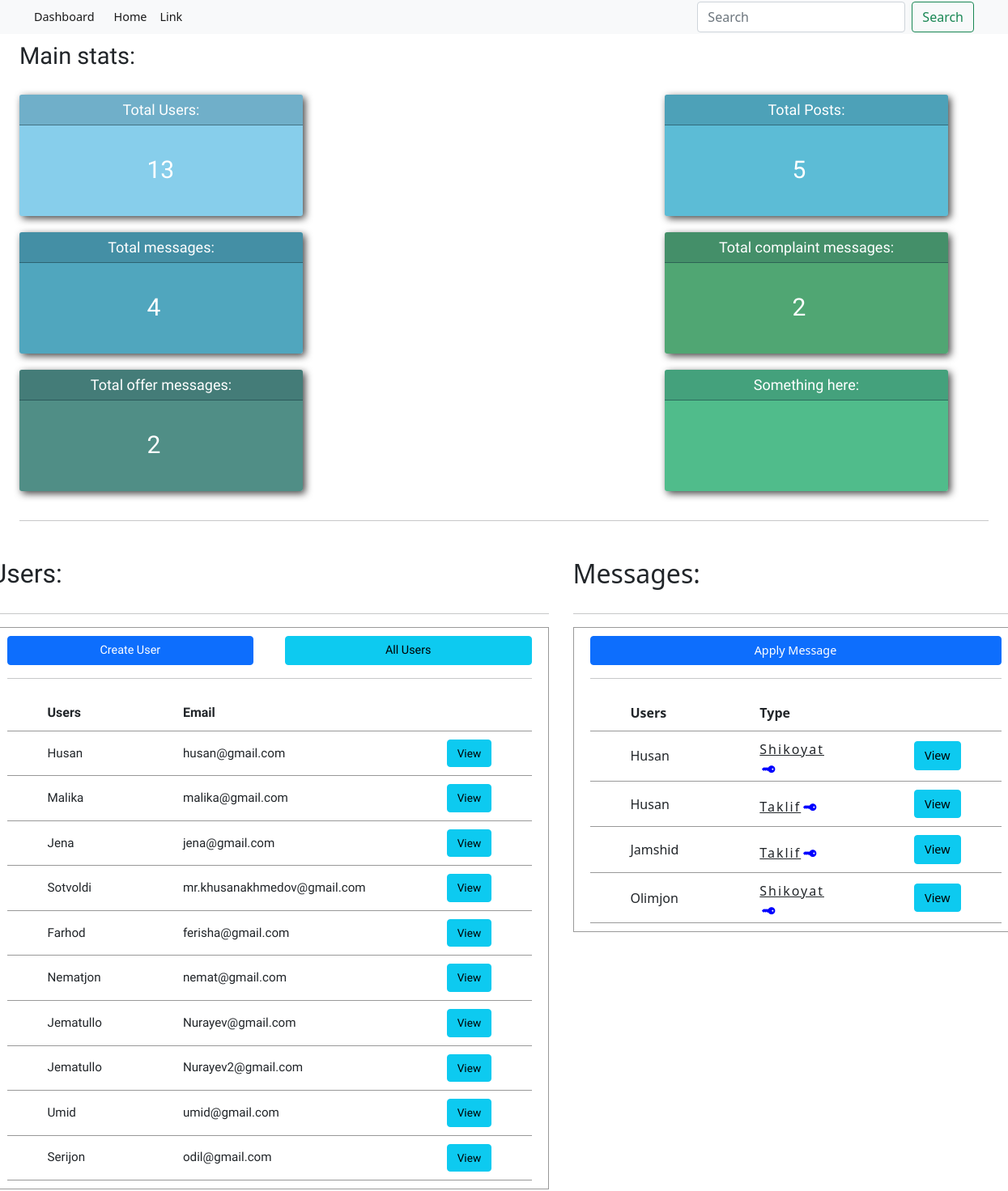
Before: /dashboard/ (upper part) with the older database file.
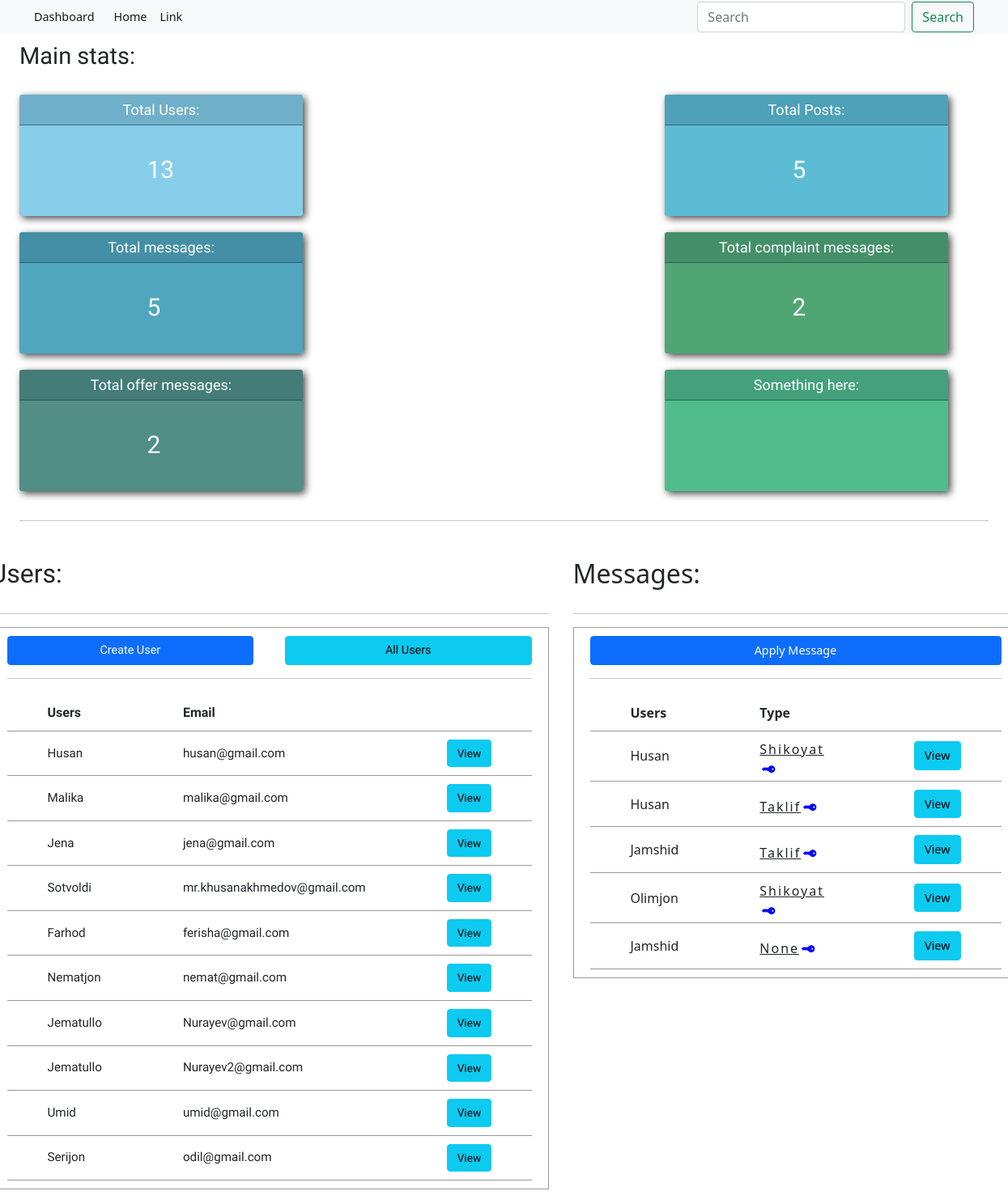
After: the same page with the newer database file.
### apps/portfolio/models.py (models this page shows, shortened)
class User(AbstractUser):
    is_organiser = models.BooleanField(default=False)
    is_agent = models.BooleanField(default=False)
    username = None
    email = models.EmailField(unique=True)
    USERNAME_FIELD = 'email'
    REQUIRED_FIELDS = []

class Contact(models.Model):
    class Meta:
        verbose_name = "Contact"
        verbose_name_plural = "Contact Us"
    TAKLIF = "TK"
    SHIKOYAT = "SK"
    CONTACT_CHOICES = [
        (TAKLIF, "Taklif"),
        (SHIKOYAT, "Shikoyat")
    ]
    your_name = models.CharField(max_length=100)
    email = models.EmailField()
    message = models.TextField(max_length=600)
    category = models.ForeignKey(Contact_category, null=True, default=None, on_delete=models.CASCADE, related_name="category_contact")
    contact_choices = models.CharField(max_length=2, choices=CONTACT_CHOICES, default=TAKLIF)

class Contact_category(models.Model):
    class Meta:
        verbose_name = "Contact Category"
        verbose_name_plural = "Category Contact"
    name = models.CharField(max_length=70)
    def __str__(self):
        return self.name

### apps/dashboard/views.py (the view)
# urls.py: path("", views.dashboard, name='dashboard_home'),
def dashboard(request):
    users = Users.objects.count()
    posts = Post.objects.count()
    contact = Contact.objects.count()
    contact_objects = Contact.objects.all()
    all_users = Users.objects.all().order_by('id')[:10]
    complaints = Contact.objects.filter(category__name='Shikoyat').count()
    offers = Contact.objects.filter(category__name='Taklif').count()
    context = {
        "users": users,
        "posts": posts,
        "contact": contact,
        "all_users": all_users,
        "contact_objects": contact_objects,
        "complaints": complaints,
        "offers": offers
    }
    return render(request, 'dashboard/pages/dashboard.html', context)

### templates/dashboard/pages/dashboard.html (shortened to what this page needs)
{% extends 'dashboard/pages/base.html' %}
{% load static %}
{% block content %}
<link rel="stylesheet" href="https://cdnjs.cloudflare.com/ajax/libs/font-awesome/6.1.2/css/all.min.css" />
<link rel="stylesheet" href="{% static 'css/dashboard.css' %}">
<div class="container">
    <div class="heading">
        <h1>Main stats:</h1>
    </div>
    <div class="main-stats">
        <div class="stats">
            <p>Total Users:</p>
            <h1>{{ users }}</h1>
        </div>
        <div class="stats">
            <p>Total Posts:</p>
            <h1>{{ posts }}</h1>
        </div>
        <div class="stats">
            <p>Total messages:</p>
            <h1>{{ contact }}</h1>
        </div>
        <div class="stats">
            <p>Total complaint messages:</p>
            <h1>{{ complaints }}</h1>
        </div>
        <div class="stats">
            <p>Total offer messages:</p>
            <h1>{{ offers }}</h1>
        </div>
        <div class="stats">
            <p>Something here:</p>
        </div>
    </div>
    <hr>
</div>
<section class="first_line">
    <section class="users">
        <h2>Users:</h2>
        <hr>
        <div class="users_section">
            <div class="users_link">
                <a class="btn btn-primary" href="{% url 'dashboard:create_user' %}">Create User</a>
                <a class="btn btn-info" href="{% url 'dashboard:create_user' %}">All Users</a>
            </div>
            <table>
                <tr class="bordered">
                    <th>Users</th>
                    <th>Email</th>
                    <th></th>
                    <hr>
                </tr>
                {% for all in all_users %}
                <tr>
                    <td>{{ all.first_name }}</td>
                    <td>{{ all.email }}</td>
                    <td><a class="btn btn-info" href="#">View</a></td>
                </tr>
                {% endfor %}
            </table>
        </div>
    </section>
    <section class="messages">
        <h2>Messages:</h2>
        <hr>
        <div class="messages_section">
            <a class="btn btn-primary" href="#">Apply Message</a>
            <table>
                <tr class="bordered">
                    <th>Users</th>
                    <th>Type</th>
                    <th></th>
                    <hr>
                </tr>
                {% for y in contact_objects %}
                <tr class="contact_objects">
                    <td>{{ y.your_name }}</td>
                    <td class="category_contact">{{ y.category }}<i class="fa-solid fa-key"></i></td>
                    <td><a class="btn btn-info" href="#">View</a></td>
                </tr>
                {% endfor %}
            </table>
        </div>
    </section>
</section>
{% endblock content %}

### templates/dashboard/pages/base.html (shortened to what this page needs)
<!DOCTYPE html>
<html lang="en">
<head>
</head>
<body>
    {% include 'dashboard/includes/navbar.html' %}
    <div class="container">
        {% block content %}
        {% endblock content %}
    </div>
</body>
</html>

### templates/dashboard/includes/navbar.html (shortened to what this page needs)
<link href="https://cdn.jsdelivr.net/npm/bootstrap@5.0.2/dist/css/bootstrap.min.css" rel="stylesheet">
<nav class="navbar navbar-expand-lg navbar-light bg-light" style="padding: 2px 30px;">
    <div class="container-fluid">
        <a class="navbar-brand" href="#">Dashboard</a>
        <div class="collapse navbar-collapse" id="navbarSupportedContent">
            <ul class="navbar-nav me-auto mb-2 mb-lg-0">
                <li class="nav-item">
                    <a class="nav-link active" aria-current="page" href="{% url 'blog:home' %}">Home</a>
                </li>
                <li class="nav-item">
                    <a class="nav-link active" href="#">Link</a>
                </li>
            </ul>
            <form class="d-flex">
                <input class="form-control me-2" type="search" placeholder="Search" aria-label="Search">
                <button class="btn btn-outline-success" type="submit">Search</button>
            </form>
        </div>
    </div>
</nav>

### static/css/dashboard.css (style rules this page uses)
* { margin: 0; padding: 0; box-sizing: border-box !important; }
.container { max-width: 1400px !important; margin-left: auto !important; margin-right: auto !important; }
.heading h1 { font-size: 29px; font-family: "Mulish", sans-serif; margin-top: 10px; }
.main-stats { font-family: 'Mulish', sans-serif; display: flex; justify-content: space-between; align-items: center; flex-wrap: wrap; margin-top: 30px; }
.stats { position: relative; width: 350px; height: 150px; background-color: skyblue; box-shadow: 3px 3px 10px #444; cursor: pointer; transition: 500ms all ease; border-radius: 3px; margin-right: 50px; margin-bottom: 20px; }
.stats h1 { left: 45%; top: 50%; color: white; font-size: 30px; position: absolute; }
.stats p { text-align: center; font-size: 18px; color: #fff; background-color: rgba(23, 56, 65, 0.2); padding: 5px 2px; border-top-left-radius: 3px; border-top-right-radius: 3px; border-bottom: 1px solid rgba(23, 56, 65, 0.5); }
.stats:nth-child(2) { background-color: rgba(92, 188, 214) !important; }
.stats:nth-child(3) { background-color: rgba(7, 129, 163, 0.7) !important; }
.stats:nth-child(4) { background-color: rgba(7, 129, 56, 0.7) !important; }
.stats:nth-child(5) { background-color: rgba(7, 95, 83, 0.7) !important; }
.stats:nth-child(6) { background-color: rgba(7, 160, 90, 0.7) !important; }
.users { font-family: 'Mulish', sans-serif; margin-top: 30px !important; margin-bottom: 30px !important; }
.users td, a { font-size: 95% !important; }
.users_section { width: 690px; height: auto; border: 1px solid #999; padding: 10px 20px; }
.users h2 { margin-bottom: 30px !important; }
.users_link a { display: inline-block; text-align: center; width: 47% !important; }
.users_link { display: flex; justify-content: space-between; }
.users table { margin-top: 20px; }
.users table th, td { border-bottom: 1px solid rgba(1, 1, 1, 0.4); padding: 10px 50px; }
.customers td, a { font-size: 90% !important; }
.customers table th, td { border-bottom: 1px solid rgba(1, 1, 1, 0.4); padding: 10px 50px; }
.first_line { display: flex; justify-content: center; align-items: flex-start; }
.messages { margin-top: 30px; margin-left: 30px; }
.messages_section { width: 550px; border: 1px solid #999; padding: 10px 20px; }
.messages h2 { margin-bottom: 30px !important; }
.messages_section a { display: inline-block; text-align: center; width: 100%; }
.messages_section table { margin-top: 20px; }
.messages_section table th, td { border-bottom: 1px solid rgba(1, 1, 1, 0.4); padding: 10px 50px; }
.category_contact { text-decoration: underline; letter-spacing: 2px; padding-bottom: 3px; }
.category_contact i { font-size: 13px !important; transform: rotate(45deg); margin-left: 5px; color: blue; transition: 0.5s all ease; }

Changed rows visible on the page:
added Contact: your_name "Jamshid", category "None"
Other visible differences:
{{ contact }}: "4" → "5"
